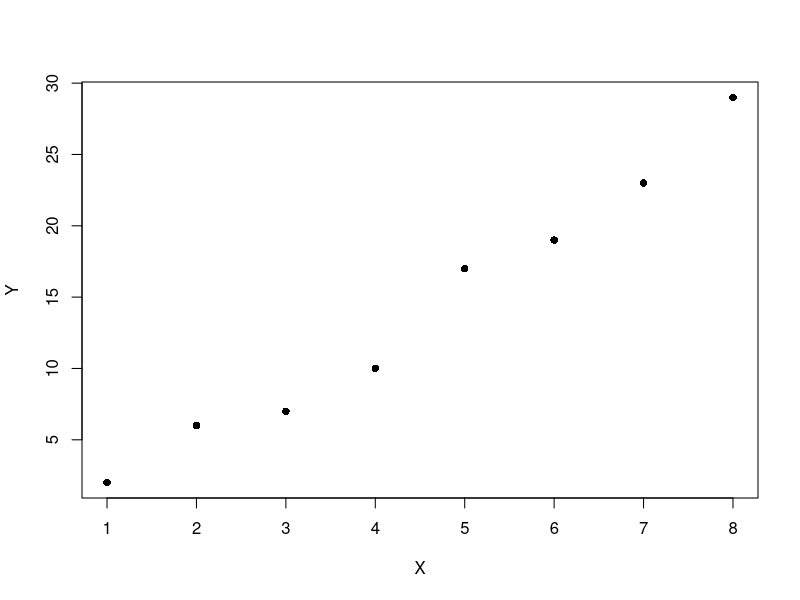
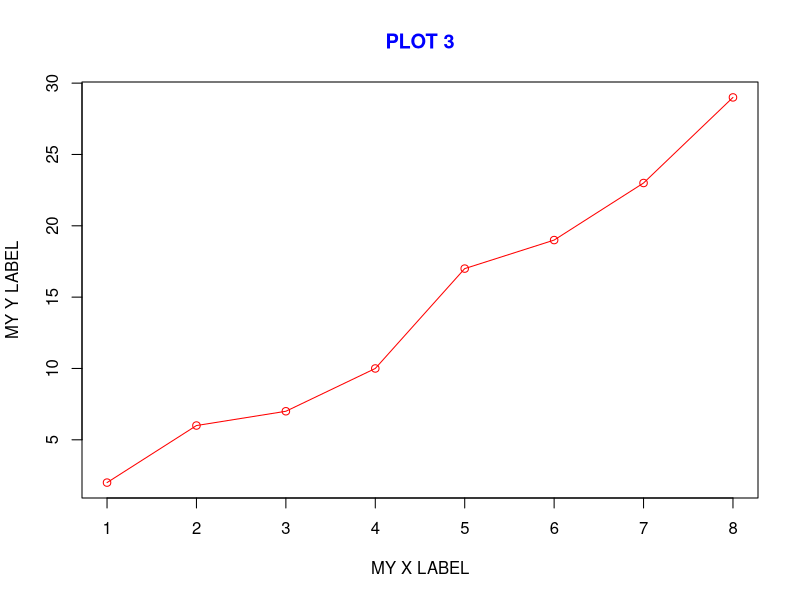

Here is the R script that generated these plots, in order:
#!/usr/bin/env R

X <- c(1, 2, 3, 4, 5, 6, 7, 8)
Y <- c(2, 6, 7, 10, 17, 19, 23, 29)
plot(X, Y, pch = 16) 
plot(X, Y, type = "o", col = "red", xlab = "MY X LABEL", ylab = "MY Y LABEL") 
title(main = "PLOT 3", font.main = 2, col.main = "blue")
